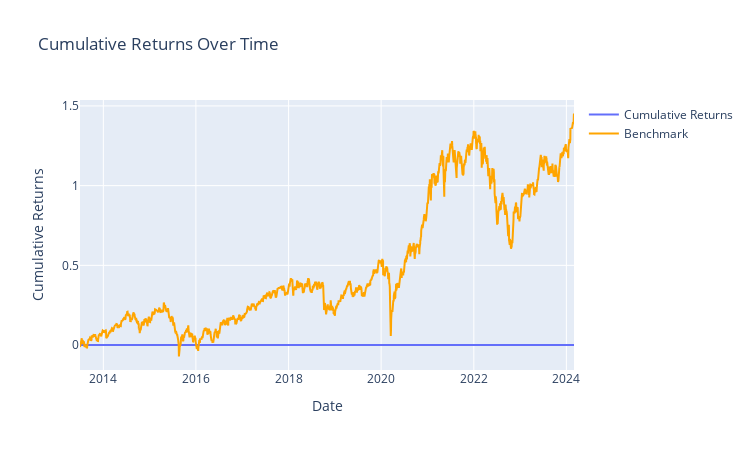
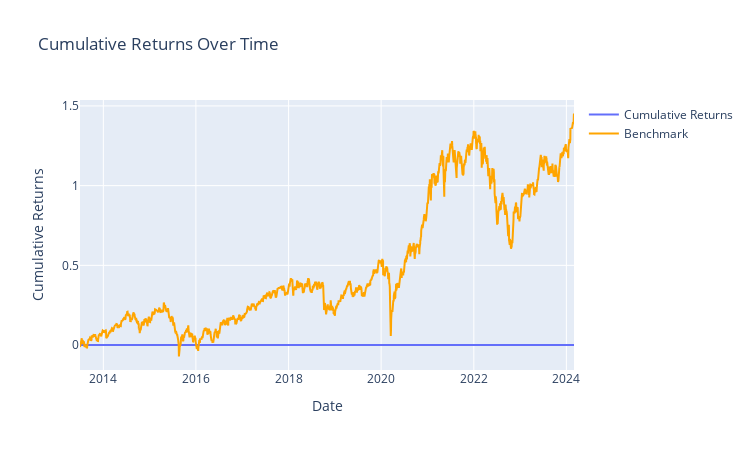

Notebook source saved alongside these figures, in order:
### Code cell
inv_turnover = pd.read_csv('/Volumes/Database/Factor_data/存貨週轉率（次）_90.csv', index_col=0, parse_dates=True)
factor = ts_rank(inv_turnover, 252)

# no fee
returns_by_period, summary_df = PerformanceGenerator(factor = factor,
                                                     expreturn = exp_returns,
                                                     strategy='LO',
                                                     buy_fee = 0, 
                                                     sell_fee = 0,
                                                     benchmark = Benchmark
                                                     ).backtest()

# fee
returns_by_period, summary_df = PerformanceGenerator(factor = factor,
                                                     expreturn = exp_returns,
                                                     strategy='LO',
                                                     benchmark = Benchmark
                                                     ).backtest()

### Figure 1 — Plotly figure (JSON) as saved in the notebook; plotly's stock layout.template omitted (floating-point values rounded to 4 significant figures; data arrays with more than 128 entries replaced by an {"elided": "..."} marker saying what was removed)
{"data": [{"mode": "lines", "name": "Cumulative Returns", "type": "scatter", "x": {"elided": "2610 str values"}, "y": {"elided": "2610 int values"}}, {"line": {"color": "#FFA500"}, "mode": "lines", "name": "Benchmark", "type": "scatter", "x": {"elided": "2610 str values"}, "y": {"elided": "2610 float values"}}], "layout": {"height": 450, "title": {"text": "Cumulative Returns Over Time"}, "width": 750, "xaxis": {"title": {"text": "Date"}}, "yaxis": {"title": {"text": "Cumulative Returns"}}}}

### Figure 2 — Plotly figure (JSON) as saved in the notebook; plotly's stock layout.template omitted (floating-point values rounded to 4 significant figures; data arrays with more than 128 entries replaced by an {"elided": "..."} marker saying what was removed)
{"data": [{"mode": "lines", "name": "Cumulative Returns", "type": "scatter", "x": {"elided": "2610 str values"}, "y": {"elided": "2610 int values"}}, {"line": {"color": "#FFA500"}, "mode": "lines", "name": "Benchmark", "type": "scatter", "x": {"elided": "2610 str values"}, "y": {"elided": "2610 float values"}}], "layout": {"height": 450, "title": {"text": "Cumulative Returns Over Time"}, "width": 750, "xaxis": {"title": {"text": "Date"}}, "yaxis": {"title": {"text": "Cumulative Returns"}}}}
